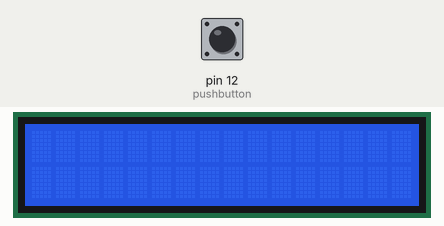
Recording of a sketch running on a simulated Arduino Uno, built with avr-gcc and run on an emulated ATmega328P. On the bench: 16×2 character LCD. Inputs (shaded band) come from the test bench; at power-on: pin 12 (pushbutton) LOW.

Above: at 1.2 s.
1.3 s: pin 12 (pushbutton) pulled HIGH for 3.2 s
At 2.7 s:
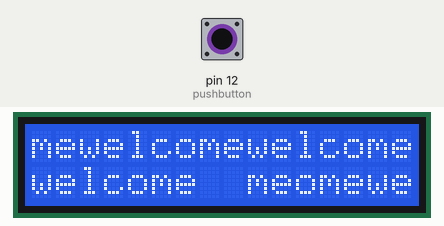
5.1 s: pin 12 (pushbutton) pulled HIGH for 0.15 s
At 5.25 s:
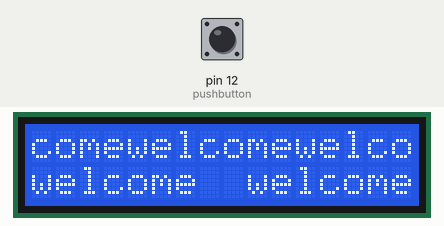
5.8 s: pin 12 (pushbutton) pulled HIGH for 1 s
At 6.1 s:
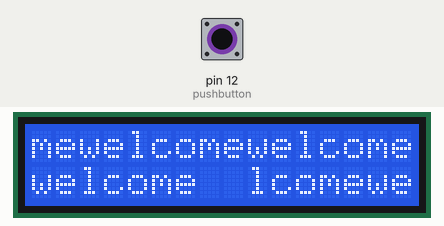
7.4 s: pin 12 (pushbutton) pulled HIGH for 0.15 s
At 7.55 s:
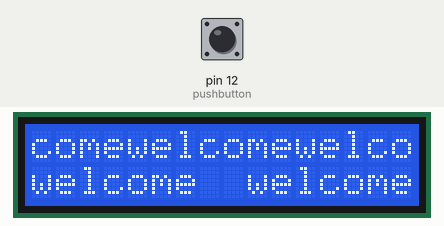
8.1 s: pin 12 (pushbutton) pulled HIGH for 0.15 s
At 8.27 s:
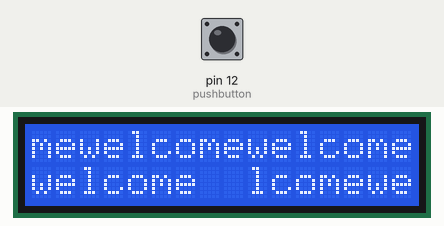
8.8 s: pin 12 (pushbutton) pulled HIGH for 0.15 s
Timing chart, 0 to 11.8 s (numbered marks = the images above; inputs shaded):
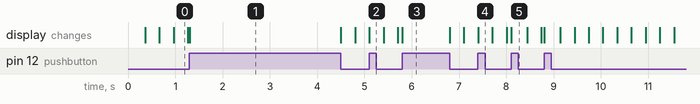

Measured:
- after the input at 1.3 s, the display: changes at once (image 1)
- after the input at 5.1 s, the display: changes at once (image 2)
- after the input at 5.8 s, the display: changes at once (image 3)
- after the input at 7.4 s, the display: changes at once (image 4)
- after the input at 8.1 s, the display: changes at once (image 5)

The sketch:

lcd_push.ino
```cpp
//#include <LiquidCrystal.h>

#include<LiquidCrystal.h>
int pushbutton=12;
int pushbuttonstate = 0;
const int rs=13,en=11,d4=6,d5=5,d6=4,d7=3;
  LiquidCrystal lcd(rs,en,d4,d5,d6,d7);
void setup() {
  lcd.begin(16,2);

  pinMode(pushbutton,INPUT);
  Serial.begin(9600);


  // put your setup code here, to run once:

}

void loop() {
  if(digitalRead(pushbutton)==HIGH)
  {
    //Serial.println(pushbutton);
    lcd.setCursor(0,1);
    lcd.println("welcome");
    lcd.display();
   // pushbutton==LOW;
  }
  else
  {
    digitalWrite(pushbutton,LOW);
    lcd.print("welcome");
    lcd.noDisplay();
   /* lcd.setCursor(0,0);
    lcd.blink();
    delay(500);
    lcd.noBlink();
    delay(500);
    */
  }
  /*else
  {
    lcd.setCursor(0,0);
    lcd.blink();
    delay(500);
    lcd.noBlink();
    delay(500);

  }*/
}
```
